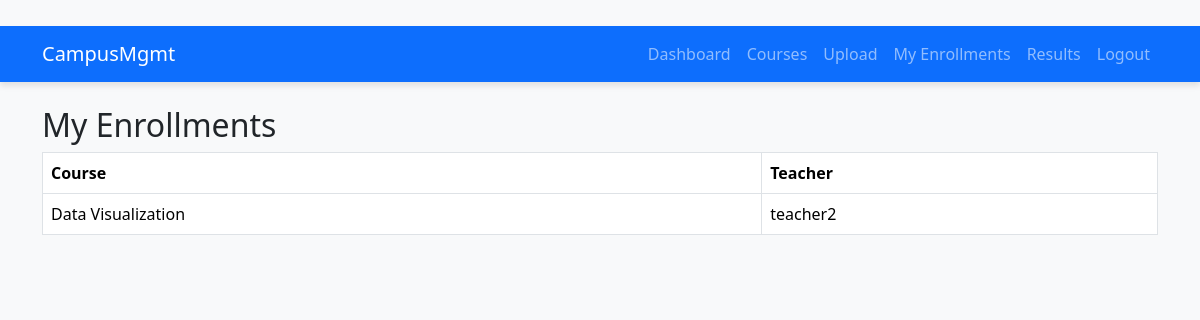
Page /courses/dashboard/ (signed in) on the earlier database version.
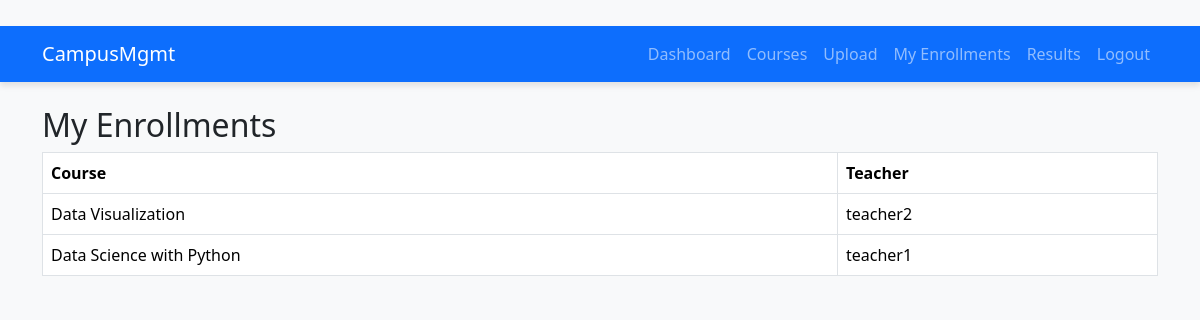
Same page on the later database version.
### courses/models.py (models this page shows, shortened)
class Enrollment(models.Model):
     student = models.ForeignKey(User, on_delete=models.CASCADE, limit_choices_to={'role': 'student'})
     course = models.ForeignKey(Course, on_delete=models.CASCADE)
     enrolled_on = models.DateTimeField(auto_now_add=True)
     class Meta:
         unique_together = ('student', 'course')

class Course(models.Model):
    name = models.CharField(max_length=100)
    description = models.TextField()
    teacher = models.ForeignKey(User, on_delete=models.CASCADE, limit_choices_to={'role': 'teacher'})
    created_at = models.DateTimeField(auto_now_add=True)

### accounts/models.py (models this page shows)
class User(AbstractUser):
    ROLE_CHOICES = (
        ('student', 'Student'),
        ('teacher', 'Teacher'),
        ('admin', 'Admin'),
    )
    role = models.CharField(max_length=10, choices=ROLE_CHOICES, default='student')

### courses/views.py (the view)
# urls.py: path('dashboard/', views.enrollment_dashboard, name='enrollment_dashboard'),
@login_required
def enrollment_dashboard(request):
    enrollments = Enrollment.objects.filter(student=request.user)
    return render(request, 'courses/enrollment_dashboard.html', {'enrollments': enrollments})

### templates/courses/enrollment_dashboard.html (shortened to what this page needs)
{% extends 'base.html' %}
{% block content %}
<h2>My Enrollments</h2>
<table class="table table-bordered">
  <thead>
    <tr>
      <th>Course</th>
      <th>Teacher</th>
    </tr>
  </thead>
  <tbody>
    {% for enrollment in enrollments %}
      <tr>
        <td>{{ enrollment.course.name }}</td>
        <td>{{ enrollment.course.teacher.username }}</td>
      </tr>
    {% endfor %}
  </tbody>
</table>
{% endblock %}

Differences in the rows shown:
added Enrollment: course.name "Data Science with Python", course.teacher.username "teacher1"
